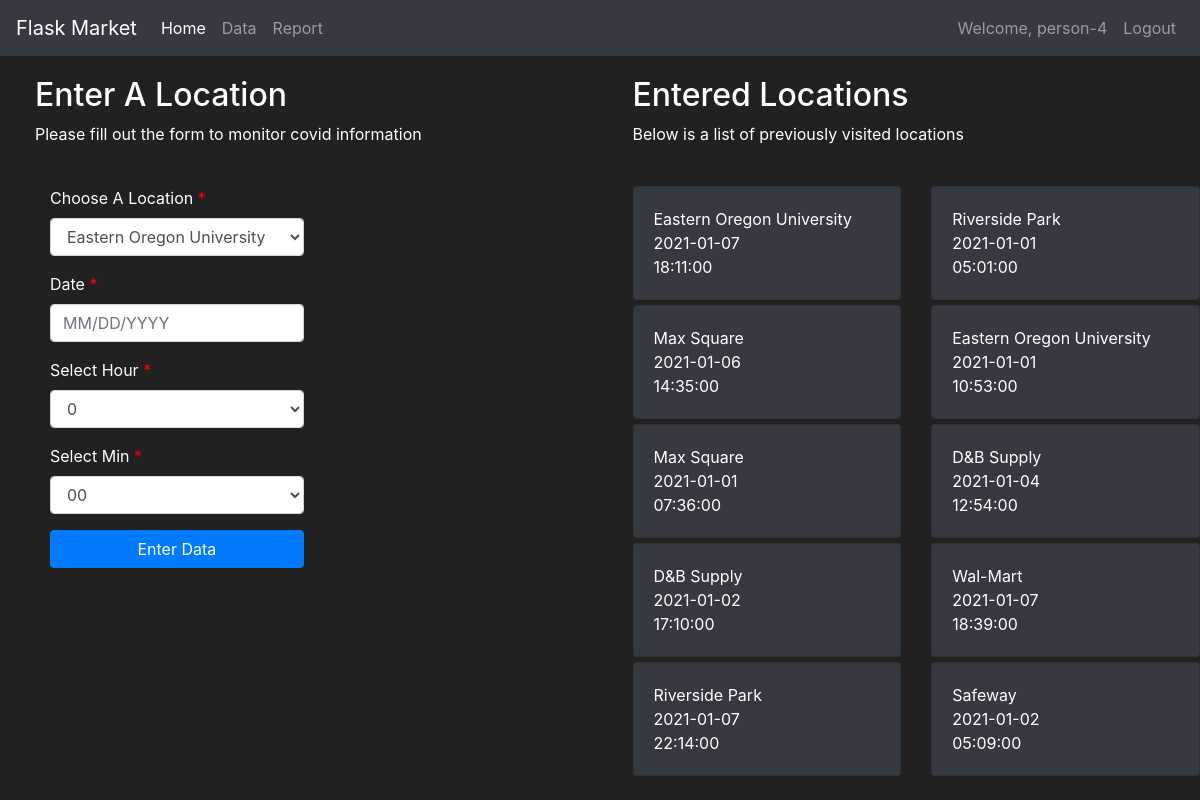
Page /data (signed in) on the committed database.
### tracker/models.py (models this page shows, shortened)
class User(db.Model, UserMixin):
    first = db.Column(db.String(length=30), nullable=False)
    last = db.Column(db.String(length=30), nullable=False)
    username = db.Column(db.String(length=30), nullable=False, unique=True)
    password_hash = db.Column(db.String(length=60), nullable=False)
    is_infected = db.Column(db.Boolean(), nullable=False, default=False)
    infection_chance = db.Column(db.Float(), nullable=False, default=0)
    id = db.Column(db.Integer(), primary_key=True)
    @property
    def password(self):
        return self.password

class Location(db.Model):
    id = db.Column(db.Integer(), primary_key=True)
    name = db.Column(db.String(length=30), nullable=False)
    infection = db.Column(db.Float(), nullable=False, default=0.0)
    owner = db.Column(db.Integer(), db.ForeignKey('user.id'))
    date = db.Column(db.Date(), default='2020-01-01 12:00')
    time = db.Column(db.Time(), default='00:00')
    visited = db.Column(db.Boolean(), default=False)

### tracker/routes.py (the view, shortened to what this page needs)
@app.route('/data', methods=['GET', 'POST'])
@login_required
def data_page():
    data_form = EnterDataForm()
    if request.method == "GET":
        owned_locations = Location.query.filter_by(owner=current_user.id)
        return render_template('data.html', data_form=data_form, owned_locations=owned_locations)

### tracker/forms.py (shortened to what this page needs)
class EnterDataForm(FlaskForm):
    enter_data = SubmitField(label='Enter Data')
    request = SubmitField(label='Request Info')
    update_user = SubmitField(label='Update User')
    update_location = SubmitField(label='Update Location')

### tracker/models.py (called while the page is built)
@login_manager.user_loader
def load_user(user_id):
    return User.query.get(int(user_id))

### tracker/templates/data.html (shortened to what this page needs)
{% extends 'base.html' %}
{% block content %}
<div class="row" style="margin-top:20px; margin-left:20px">
    <div class="col-6">
        <h2>Enter A Location</h2>
        <p>Please fill out the form to monitor covid information</p>
        <br>
        <div class="container-fluid">
            <div class="row">
                <div class="col-md-6 col-sm-6 col-xs-12">
                    <form method="POST">
                        <div class="form-group ">
                            <label class="control-label requiredField" for="Location"> Choose A Location
                                <span class="asteriskField">
                                    *
                                </span>
                            </label>
                            <select class="select form-control" id="Location" name="Location">
                                <option value="Eastern Oregon University"> Eastern Oregon University </option>
                            </select>
                        </div>
                        <div class="form-group ">
                            <label class="control-label requiredField" for="date"> Date
                                <span class="asteriskField">
                                    *
                                </span>
                            </label>
                            <input class="form-control" id="date" name="date" placeholder="MM/DD/YYYY" type="text" />
                        </div>
                        <div class="form-group ">
                            <label class="control-label requiredField" for="Hour"> Select Hour
                                <span class="asteriskField">
                                    *
                                </span>
                            </label>
                            <select class="select form-control" id="Hour" name="Hour">
                                {% for i in range(24) %}
                                <option value="{{ i }}"> {{ i }} </option>
                                {% endfor %}
                            </select>
                        </div>
                        <div class="form-group ">
                            <label class="control-label requiredField" for="Min"> Select Min
                                <span class="asteriskField">
                                    *
                                </span>
                            </label>
                            <select class="select form-control" id="Min" name="Min">
                                <option value="00"> 00 </option>
                            </select>
                        </div>
                        <div class="form-group">
                            <div>
                                {{ data_form.enter_data( class="btn btn-primary btn-block")}}
                            </div>
                        </div>
                    </form>
                </div>
            </div>
        </div>
    </div>
    <div class="col-6">
        <h2>Entered Locations</h2>
        <p>Below is a list of previously visited locations</p>
        <br>
        <div class="row">
            {% for owned_location in owned_locations %}
            <div class="col-md-6">
                <div style="margin-bottom: 5px" class="card text-left bg-dark">
                    <div class="card-body">
                        {{ owned_location.name }}
                        <br>
                        {{ owned_location.date }}
                        <br>
                        {{ owned_location.time }}
                    </div>
                </div>
            </div>
            {% endfor %}
        </div>
    </div>
</div>
{% endblock %}

### tracker/templates/base.html (shortened to what this page needs)
<!doctype html>
<html lang="en">
<head>
    <link rel="stylesheet" href="https://cdn.jsdelivr.net/npm/bootstrap@4.5.3/dist/css/bootstrap.min.css">
</head>
<body>
    <nav class="navbar navbar-expand-md navbar-dark bg-dark"> <a class="navbar-brand" href="#">Flask Market</a>
        <div class="collapse navbar-collapse" id="navbarNav">
            <ul class="navbar-nav mr-auto">
                {% if current_user.username != 'admin' %}
                <li class="nav-item active"> <a class="nav-link" href="{{ url_for('home_page') }}">Home <span class="sr-only">(current)</span></a> </li>
                <li class="nav-item"> <a class="nav-link" href="{{ url_for('data_page') }}">Data</a> </li>
                <li class="nav-item"> <a class="nav-link" href="{{ url_for('report_page') }}">Report</a> </li>
                {% endif %}
            </ul>
            {% if current_user.is_authenticated %}
            <ul class="navbar-nav">
                <li class="nav-item"> <a class="nav-link">Welcome, {{ current_user.username }}</a> </li>
                <li class="nav-item"> <a class="nav-link" href="{{ url_for('logout_page') }}">Logout</a> </li>
            </ul> {% else %}
            <ul class="navbar-nav">
                <li class="nav-item"> <a class="nav-link" href="{{ url_for('login_page') }}">Login</a> </li>
                <li class="nav-item"> <a class="nav-link" href="{{ url_for('register_page') }}">Register</a> </li>
            </ul> {% endif %}
        </div>
    </nav>
    {% block content %}
    {% endblock %}
    <link rel="stylesheet" href="https://cdnjs.cloudflare.com/ajax/libs/bootstrap-datepicker/1.4.1/css/bootstrap-datepicker3.css" />
</body>
</html>

### tracker/templates/data.html (style rules this page uses)
.asteriskField { color: red; }

### tracker/templates/base.html (style rules this page uses)
body { background-color: #212121; color: white }

### rows in the picture
User: username "person-4"
Location: name "Eastern Oregon University", date "2021-01-07", time "18:11:00"
Location: name "Riverside Park", date "2021-01-01", time "05:01:00"
Location: name "Max Square", date "2021-01-06", time "14:35:00"
Location: name "Eastern Oregon University", date "2021-01-01", time "10:53:00"
Location: name "Max Square", date "2021-01-01", time "07:36:00"
Location: name "D&B Supply", date "2021-01-04", time "12:54:00"
Location: name "D&B Supply", date "2021-01-02", time "17:10:00"
Location: name "Wal-Mart", date "2021-01-07", time "18:39:00"
Location: name "Riverside Park", date "2021-01-07", time "22:14:00"
Location: name "Safeway", date "2021-01-02", time "05:09:00"

### other values in the picture
form field Hour "0"
